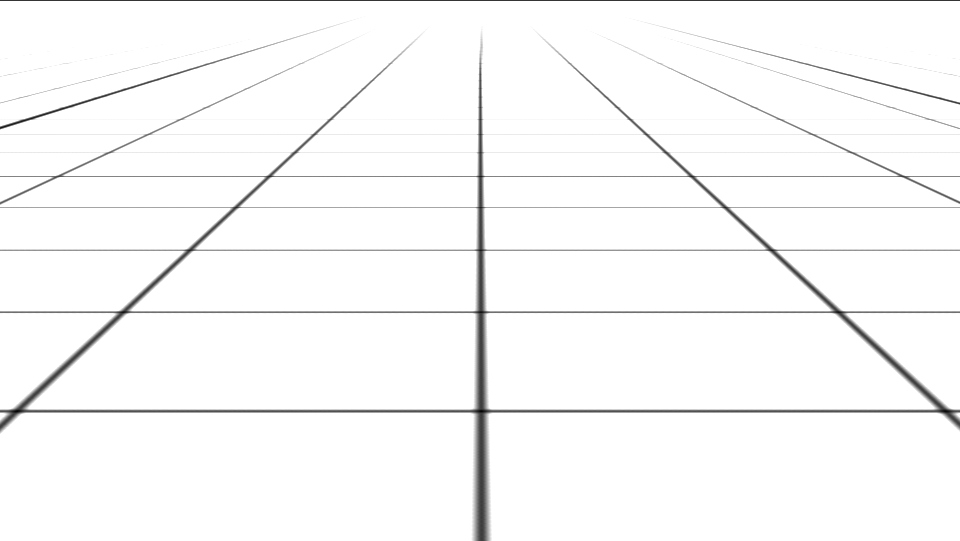
#> input picture data/grillePerspective.png, 960 x 541 px; its folder holds only this picture in this run
$ python -i ImageAnalyzer_DottedLine.py   (imports and definitions only)
#> lines starting #> are read from the running program, lines starting #| are printed output that depends on the picture
#> further down, picture is the input picture: shape (541, 960, 3); min 3, max 255, mean 249.2
### simulateur/commonTraitement.py
import numpy as np
import cv2
import config

def remove_noise(img, kernelWidth, nbIteration):
	kernel = np.ones((kernelWidth,kernelWidth),np.uint8)
	erosion = cv2.erode(img,kernel,iterations = nbIteration)
	dilation = cv2.dilate(erosion,kernel,iterations = nbIteration)
	return dilation

def grayscale(img):
    return cv2.cvtColor(img, cv2.COLOR_RGB2GRAY)

# [23 lines left out: functions getAngle, getDistance, getHauteur, not called in this run]

def perspective_warp(img,
                     dst_size=(1200,900),
                     src=np.float32([(0,26/150*config.IMG_HEIGHT),
                                     (config.IMG_WIDTH,26/150*config.IMG_HEIGHT),
                                     (-239/200*config.IMG_WIDTH,config.IMG_HEIGHT),
                                     (239/200*config.IMG_WIDTH+config.IMG_WIDTH,config.IMG_HEIGHT)]),
                     dst=np.float32([(0,0), (1, 0), (0,1), (1,1)])):
 #   img_size = np.float32([(img.shape[1],img.shape[0])])
 #   src = src* img_size
    # For destination points, I'm arbitrarily choosing some points to be
    # a nice fit for displaying our warped result
    # again, not exact, but close enough for our purposes
#> called with dst_size = (304, 201), src = array of shape (4, 2), dst = array of shape (4, 2)
    dst = dst * np.float32(dst_size)
#> dst = [[0, 0], [304, 0], [0, 201], [304, 201]]
    # Given src and dst points, calculate the perspective transform matrix
    M = cv2.getPerspectiveTransform(src, dst)
#> M = [[2, 4.38, -152.7], [-3.41e-16, 8.22, -286.4], [-8.58e-19, 0.0288, 1]]
    # Warp the image using OpenCV warpPerspective()
    warped = cv2.warpPerspective(img, M, dst_size)
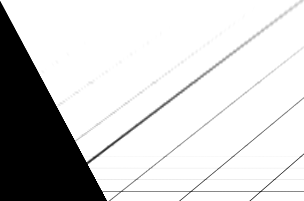
#> warped: shape (201, 304, 3); min 0, max 255, mean 207.1
    return warped


def getPlusBasContour(contours):
    contoursOrdered = sorted(contours, key=lambda rect: rect[0][1], reverse=True)   # sort by top left corner height
    return  contoursOrdered[0]

def getPlusHautContour(contours):
    contoursOrdered = sorted(contours, key=lambda rect: rect[0][1], reverse=False)   # sort by top left corner height
    return  contoursOrdered[0]

### simulateur/ImageAnalyzer_DottedLine.py
import cv2
import numpy as np
import time
from PIL import Image
from pathlib import Path
import commonVideo as commonVideo
import commonTraitement as utils
import logging
import config

font = cv2.FONT_HERSHEY_SIMPLEX

previousAngle = 90
previousDistance = 0
previousHauteur = 0
NB_ITERATIONS = 10000

# [1 line not run here, left out]

def _detectAngleAndDistance(frame):
    global previousAngle
    global previousDistance
    global previousHauteur

    # Convert to birdeye
    #logging.debug("ImageAnalyzer : Convert to birdeye start. ")
    vueDessus = utils.perspective_warp(frame, (config.IMG_WIDTH,config.IMG_HEIGHT))
    #logging.debug("ImageAnalyzer : Convert to birdeye end. ")

    # Convert BGR to HSV
    #logging.debug("ImageAnalyzer :BGR to HSV start. ")
    hsv = cv2.cvtColor(vueDessus, cv2.COLOR_BGR2HSV)
#> hsv: shape (201, 304, 3); mean H, S, V 0, 0, 207.1
    #logging.debug("ImageAnalyzer :BGR to HSV end. ")

    # define range of blue color in HSV
    lower_yellow = np.array([0,69,94])
    upper_yellow = np.array([255,255,255])


    # Threshold the HSV image to get only blue colors
    #logging.debug("ImageAnalyzer : inRange start. ")
    mask = cv2.inRange(hsv, lower_yellow, upper_yellow)
#> mask: shape (201, 304); every value is 0
    # [4 lines of commented-out code are left out]
    noiseless = utils.remove_noise(mask,2,2)
    # [6 lines of commented-out code are left out]
    ret, thresh = cv2.threshold(noiseless, 127, 255,0)
    #logging.debug("ImageAnalyzer : threshold end. ")
    #output = Image.fromarray(thresh)
    #output.save("D:/dev/ironcar/output/thresh.png")
    #logging.debug("ImageAnalyzer : findContours start. ")

    # contours can be included the one into the others, to get only outer contour
    # we use RETR_EXTERNAL
    # if we use CHAIN_APPROX_NONE : all points of the contour are returned
    # if we use CHAIN_APPROX_SIMPLE : only boundary point are provided
    contours,hierarchy = cv2.findContours(thresh, cv2.RETR_EXTERNAL, cv2.CHAIN_APPROX_SIMPLE)
#> contours = []
    #logging.debug("ImageAnalyzer : findContours end. ")

    #logging.debug("ImageAnalyzer : filtrage contours start. ")
    pointilles = []
    if(len(contours)>0):
        contour = max(contours, key=cv2.contourArea)
        # minAreaRect returns a Box2D structure which contains
        # ( center (x,y), (width, height), angle of rotation ).
        rectMax = cv2.minAreaRect(contour)
        #print (rectMax)


        #contour le plus haut
        # //on ne prend que celui dont la taille est superieure a max/2 afin de filtrer les bouts de
        # //pointille qui apparaissent et dont le calcul de l'angle est hazardeux...
        # minAreaRect returns a Box2D structure which contains
        # ( center (x,y), (width, height), angle of rotation ).
        rects = [cv2.minAreaRect(forme) for forme in contours]
        #aireMin = rectMax[1][0]*rectMax[1][1]/2
        #contoursEntiers = [rect for rect in rects if rect[1][0]*rect[1][1] >= aireMin]
        contoursEntiers = rects
        contoursBottomToTop = sorted(contoursEntiers, key=lambda rect: rect[0][1], reverse=True)
        #print(str(len(contours))+" contours dont "+str(len(contoursBottomToTop))+" entiers")
        for i, contourRect in enumerate(contoursBottomToTop):
            rect = contourRect
            angle = utils.getAngle(rect)
            distance = utils.getDistance(rect)
            hauteur = utils.getHauteur(rect)
            pointille = [angle, distance, hauteur]
            pointilles.append(pointille)
            if config.PRODUCE_DEBUG_IMG:
                box = cv2.boxPoints(rect)
                box = np.int0(box)
                #print("color="+str(min(i*60, 255)))
                cv2.drawContours(vueDessus,[box], 0,(0,max(255-i*60, 0),min(i*60, 255)),2)
                cv2.putText(vueDessus, str(angle),(vueDessus.shape[1] - 120, vueDessus.shape[0] - 60*i-10), font, 1,(0,max(255-i*60, 0),min(i*60, 255)),2,cv2.LINE_AA)

        print('contour utilise = ')
        print(contoursBottomToTop[len(contoursBottomToTop)-1])

    #logging.debug("ImageAnalyzer : filtrage contours end. ")
    return vueDessus, pointilles


def getDetection(frame, numGame, numImg):


        #logging.debug("ImageAnalyzer : getDetection start. ")
        # get angle from image
        frame2, pointilles = _detectAngleAndDistance(frame)

        # For debug, save inputImage with detection and angle
        if config.PRODUCE_DEBUG_IMG:
            logging.debug("ImageAnalyzer : output debug start. ")
            frame = commonVideo.concat_images(frame, frame2)
            output = Image.fromarray(frame)
            pngOutputFile = config.analyzerDebugDir+"/debugOutput"+str(numGame).zfill(5)+'_'+str(numImg).zfill(5)+'.png'
            output.save(pngOutputFile)
            logging.debug("ImageAnalyzer : output debug end: "+pngOutputFile)

        #On attend un peu que blender nous fasse un rendu...
        #print("new image done : "+str(numImg))
        #time.sleep(0.1)
        #logging.debug("ImageAnalyzer : getDetection end. ")
        return pointilles

# [8 lines of commented-out code are left out]

>>> import cv2
>>> picture = cv2.imread('../data/grillePerspective.png')
>>> result = _detectAngleAndDistance(picture)
